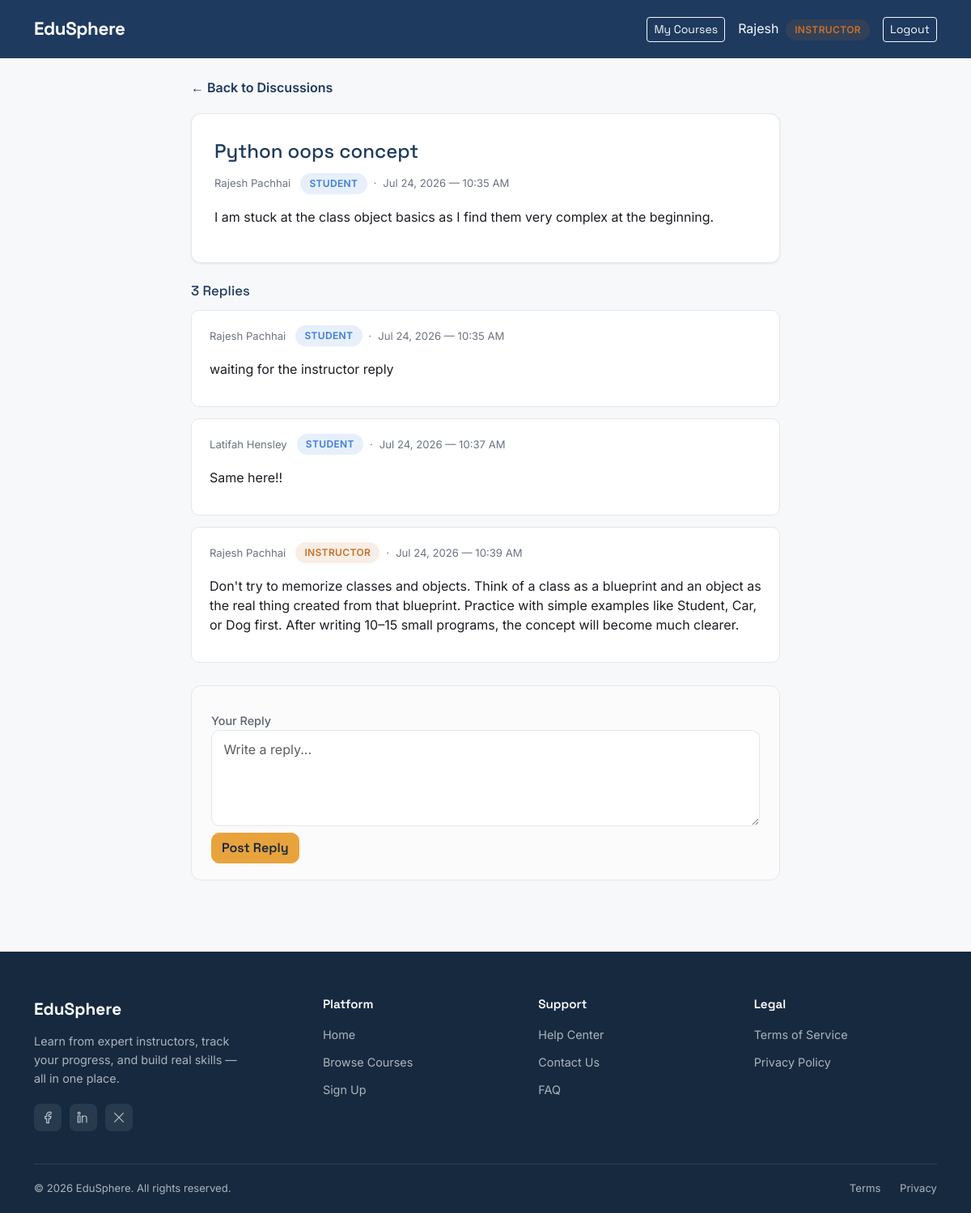
The page /forums/thread/1/ (signed in) on the database its author committed.
### accounts/models.py (models this page shows, shortened)
class CustomUser(AbstractUser):
    class Role(models.TextChoices):
        STUDENT = "student", "Student"
        INSTRUCTOR = "instructor", "Instructor"
        ADMIN = "admin", "Admin"
    username = None
    email = models.EmailField(unique=True)
    role = models.CharField(max_length=20, choices=Role.choices, default=Role.STUDENT)
    profile_picture = models.ImageField(upload_to="profile_pics/", blank=True, null=True)
    bio = models.TextField(blank=True)
    created_at = models.DateTimeField(auto_now_add=True)
    USERNAME_FIELD = "email"
    REQUIRED_FIELDS = []
    objects = CustomUserManager()

### forums/models.py (models this page shows, shortened)
class Thread(models.Model):
    course = models.ForeignKey(
        Course,
        on_delete=models.CASCADE,
        related_name='threads'
    )
    author = models.ForeignKey(
        settings.AUTH_USER_MODEL,
        on_delete=models.CASCADE,
        related_name='forum_threads'
    )
    title = models.CharField(max_length=200)
    body = models.TextField()
    is_pinned = models.BooleanField(default=False)
    created_at = models.DateTimeField(auto_now_add=True)
    class Meta:
        ordering = ['-is_pinned', '-created_at']

class Post(models.Model):
    thread = models.ForeignKey(
        Thread,
        on_delete=models.CASCADE,
        related_name='posts'
    )
    author = models.ForeignKey(
        settings.AUTH_USER_MODEL,
        on_delete=models.CASCADE,
        related_name='forum_posts'
    )
    body = models.TextField()
    created_at = models.DateTimeField(auto_now_add=True)
    class Meta:
        ordering = ['created_at']

### forums/views.py (the view)
# urls.py: path('thread/<int:thread_id>/', views.thread_detail_view, name='thread_detail'),
@login_required
def thread_detail_view(request, thread_id):
    thread = get_object_or_404(Thread, id=thread_id)
    if not _user_has_course_access(request.user, thread.course):
        messages.error(request, "You don't have access to this course's discussions.")
        return redirect('courses:course_detail', slug=thread.course.slug)
    posts = thread.posts.select_related('author')
    context = {'thread': thread, 'posts': posts}
    return render(request, 'forums/thread_detail.html', context)

### forums/views.py (called while the page is built)
def _user_has_course_access(user, course):
    if user.role == 'student':
        return Enrollment.objects.filter(student=user, course=course).exists()
    if user.role == 'instructor':
        return course.instructor_id == user.id
    return False

### forums/templates/forums/thread_detail.html (shortened to what this page needs)
{% extends 'base.html' %}
{% block content %}
<div class="forum-page">
    <div class="container">
        <a href="{% url 'forums:thread_list' thread.course.slug %}" class="forum-back-link">← Back to Discussions</a>
        <div class="forum-op-card">
            <h1>{{ thread.title }}</h1>
            <div class="forum-thread-meta">
                <span>{{ thread.author.first_name }} {{ thread.author.last_name }}</span>
                <span class="role-badge {{ thread.author.role }} ms-1">{{ thread.author.role }}</span>
                <span>·</span>
                <span>{{ thread.created_at|date:"M d, Y — g:i A" }}</span>
            </div>
            <p class="forum-op-body">{{ thread.body|linebreaks }}</p>
        </div>
        <h4 class="forum-replies-heading">{{ posts|length }} Repl{{ posts|length|pluralize:"y,ies" }}</h4>
        <div class="forum-post-list">
            {% for post in posts %}
            <div class="forum-post-card">
                <div class="forum-thread-meta">
                    <span>{{ post.author.first_name }} {{ post.author.last_name }}</span>
                    <span class="role-badge {{ post.author.role }} ms-1">{{ post.author.role }}</span>
                    <span>·</span>
                    <span>{{ post.created_at|date:"M d, Y — g:i A" }}</span>
                </div>
                <p class="forum-post-body">{{ post.body|linebreaks }}</p>
            </div>
            {% endfor %}
        </div>
        <form method="post" action="{% url 'forums:reply' thread.id %}" class="forum-reply-form">
            <label for="id_reply_body">Your Reply</label>
            <textarea id="id_reply_body" name="body" class="form-control" rows="4" placeholder="Write a reply..." required></textarea>
            <button type="submit" class="btn btn-accent mt-2">Post Reply</button>
        </form>
    </div>
</div>
{% endblock %}

### templates/base.html (shortened to what this page needs)
{% load static %}
<!DOCTYPE html>
<html lang="en">
<head>
    <link href="https://cdn.jsdelivr.net/npm/bootstrap@5.3.3/dist/css/bootstrap.min.css" rel="stylesheet">
    <link href="{% static 'css/custom.css' %}" rel="stylesheet">
</head>
<body>
    <nav class="navbar navbar-expand-lg navbar-dark">
        <div class="container">
            <a class="navbar-brand" href="{% url 'home' %}">EduSphere</a>
            <div class="ms-auto d-flex align-items-center">
                {% if user.is_authenticated %}
                {% if user.role == 'student' %}
                <a href="{% url 'enrollments:my_courses' %}" class="btn btn-outline-light btn-sm me-3">My Courses</a>
                {% elif user.role == 'instructor' %}
                <a href="{% url 'courses:instructor_dashboard' %}" class="btn btn-outline-light btn-sm me-3">My
                    Courses</a>
                {% elif user.role == 'admin' %}
                <a href="{% url 'dashboard:overview' %}" class="btn btn-outline-light btn-sm me-3">Dashboard</a>
                {% endif %}
                <span class="text-light me-3">
                    {{ user.first_name }}
                    <span class="role-badge {{ user.role }} ms-1">{{ user.role }}</span>
                </span>
                <a href="{% url 'accounts:logout' %}" class="btn btn-outline-light btn-sm">Logout</a>
                {% else %}
                <a href="{% url 'accounts:login' %}" class="btn btn-outline-light btn-sm me-2">Login</a>
                <a href="{% url 'accounts:register_choice' %}" class="btn btn-accent btn-sm">Sign Up</a>
                {% endif %}
            </div>
        </div>
    </nav>
    {% block content %}
    {% endblock %}
    <footer class="site-footer">
        <div class="container">
            <div class="footer-grid">
                <div>
                    <span class="footer-brand-name">EduSphere</span>
                    <p class="footer-brand-tagline">Learn from expert instructors, track your progress, and build real
                        skills — all in one place.</p>
                    <div class="footer-social-row">
                        <a href="https://www.facebook.com/share/1CqCPcXn59/?mibextid=wwXIfr" class="footer-social-icon"
                            aria-label="Facebook">
                        </a>
                        <a href="https://np.linkedin.com/in/rajesh-pachhai-6842a4362" class="footer-social-icon"
                            aria-label="LinkedIn">
                        </a>
                        <a href="#" class="footer-social-icon" aria-label="Twitter / X">
                            <svg width="16" height="16" viewBox="0 0 24 24" fill="none"
                                xmlns="http://www.w3.org/2000/svg">
                                <path d="M4 4L20 20M20 4L4 20" stroke="currentColor" stroke-width="1.8"
                                    stroke-linecap="round" />
                            </svg>
                        </a>
                    </div>
                </div>
                <div class="footer-col">
                    <h4>Platform</h4>
                    <ul class="footer-links">
                        <li><a href="{% url 'home' %}">Home</a></li>
                        <li><a href="{% url 'courses:course_list' %}">Browse Courses</a></li>
                        <li><a href="{% url 'accounts:register_choice' %}">Sign Up</a></li>
                    </ul>
                </div>
                <div class="footer-col">
                    <h4>Support</h4>
                    <ul class="footer-links">
                        <li><a href="#">Help Center</a></li>
                        <li><a href="#">Contact Us</a></li>
                        <li><a href="#">FAQ</a></li>
                    </ul>
                </div>
                <div class="footer-col">
                    <h4>Legal</h4>
                    <ul class="footer-links">
                        <li><a href="#">Terms of Service</a></li>
                        <li><a href="#">Privacy Policy</a></li>
                    </ul>
                </div>
            </div>
            <div class="footer-bottom">
                <span>&copy; {% now "Y" %} EduSphere. All rights reserved.</span>
                <div>
                    <a href="#">Terms</a>
                    <a href="#">Privacy</a>
                </div>
            </div>
        </div>
    </footer>
</body>
</html>

### static/css/custom.css (style rules this page uses)
:root { --ink: #1E3A5F; --ink-dark: #16293F; --amber: #E8A33D; --amber-dark: #CC8A28; --bg: #F7F8FA; --surface: #FFFFFF; --text: #1A1D23; --text-muted: #5B6470; --border: #E4E7EC; --student: #3B7DD8; --instructor: #C6702B; --radius: 10px; }
body { background-color: var(--bg); color: var(--text); font-family: 'Inter', sans-serif; }
h1, h2, h3, h4, .navbar-brand, .btn { font-family: 'Space Grotesk', sans-serif; }
.navbar { background-color: var(--ink) !important; padding: 0.9rem 0; }
.navbar-brand { font-weight: 700; font-size: 1.4rem; letter-spacing: -0.02em; }
.btn-accent { background-color: var(--amber); border-color: var(--amber); color: var(--ink-dark); font-weight: 600; border-radius: var(--radius); }
.role-badge { display: inline-block; font-size: 0.75rem; font-weight: 600; padding: 0.25rem 0.7rem; border-radius: 20px; text-transform: uppercase; letter-spacing: 0.03em; }
.role-badge.student { background-color: rgba(59,125,216,0.12); color: var(--student); }
.role-badge.instructor { background-color: rgba(198,112,43,0.12); color: var(--instructor); }
.form-control { border-radius: var(--radius); border: 1px solid var(--border); padding: 0.65rem 0.9rem; }
label { font-weight: 500; font-size: 0.9rem; color: var(--text-muted); margin-top: 0.75rem; }
.forum-page { max-width: 800px; margin: 0 auto; padding: 24px; }
.forum-thread-meta { display: flex; gap: 8px; align-items: center; font-size: 0.82rem; color: #6b7280; }
.forum-back-link { display: inline-block; color: #1E3A5F; font-weight: 600; text-decoration: none; margin-bottom: 20px; }
.forum-op-card { background: #fff; border-radius: 12px; padding: 28px; box-shadow: 0 1px 3px rgba(0,0,0,0.08); border: 1px solid #E4E7EC; margin-bottom: 24px; }
.forum-op-card h1 { font-family: 'Space Grotesk', sans-serif; color: #1E3A5F; font-size: 1.5rem; margin: 4px 0 12px; }
.forum-op-body { margin-top: 16px; line-height: 1.7; color: #1A1D23; }
.forum-replies-heading { font-family: 'Space Grotesk', sans-serif; color: #1E3A5F; font-size: 1.05rem; margin-bottom: 14px; }
.forum-post-list { display: flex; flex-direction: column; gap: 14px; margin-bottom: 28px; }
.forum-post-card { background: #fff; border-radius: 10px; padding: 18px 22px; border: 1px solid #E4E7EC; }
.forum-post-body { margin-top: 10px; line-height: 1.6; color: #1A1D23; font-size: 0.94rem; }
.forum-reply-form { background: #FBFBFC; border: 1px solid #E4E7EC; border-radius: 12px; padding: 20px 24px; }
.site-footer { background: var(--ink-dark); color: rgba(255,255,255,0.65); margin-top: 4rem; }
.footer-grid { display: grid; grid-template-columns: 1.4fr 1fr 1fr 1fr; gap: 2.5rem; padding: 3.5rem 0 2.5rem; }
.footer-brand-name { font-family: 'Space Grotesk', sans-serif; font-weight: 700; font-size: 1.3rem; color: #fff; margin-bottom: 0.75rem; display: block; }
.footer-brand-tagline { font-size: 0.9rem; line-height: 1.6; max-width: 260px; margin-bottom: 1.25rem; }
.footer-social-row { display: flex; gap: 10px; }
.footer-social-icon { width: 34px; height: 34px; border-radius: 8px; background: rgba(255,255,255,0.08); display: flex; align-items: center; justify-content: center; color: rgba(255,255,255,0.7); transition: background-color 0.15s ease, color 0.15s ease; }
.footer-col h4 { font-family: 'Space Grotesk', sans-serif; color: #fff; font-size: 0.95rem; font-weight: 600; margin-bottom: 1rem; }
.footer-links { list-style: none; padding: 0; margin: 0; }
.footer-links li { margin-bottom: 0.6rem; }
.footer-links a { color: rgba(255,255,255,0.65); text-decoration: none; font-size: 0.9rem; transition: color 0.15s ease; }
.footer-bottom { border-top: 1px solid rgba(255,255,255,0.1); padding: 1.25rem 0; display: flex; justify-content: space-between; align-items: center; flex-wrap: wrap; gap: 10px; font-size: 0.82rem; }
.footer-bottom a { color: rgba(255,255,255,0.65); text-decoration: none; margin-left: 1.25rem; }

### rows shown on the page
CustomUser: first_name "Rajesh", role "INSTRUCTOR"
Thread: title "Python oops concept", author.first_name "Rajesh", author.last_name "Pachhai", author.role "STUDENT", created_at "Jul 24, 2026 — 10:35 AM", body "I am stuck at the class object basics as I find them very complex at the beginning."
Post: author.first_name "Rajesh", author.last_name "Pachhai", author.role "STUDENT", created_at "Jul 24, 2026 — 10:35 AM", body "waiting for the instructor reply"
Post: author.first_name "Latifah", author.last_name "Hensley", author.role "STUDENT", created_at "Jul 24, 2026 — 10:37 AM", body "Same here!!"
Post: author.first_name "Rajesh", author.last_name "Pachhai", author.role "INSTRUCTOR", created_at "Jul 24, 2026 — 10:39 AM", body "Don't try to memorize classes and objects. Think of a class as a blueprint and an object as the real thing created from that blueprint. Practice with simple examples like Student, Car, or Dog first. After writing 10–15 small programs, the concept will become much clearer."

### other values the page prints
{{ posts|length }} "3"
